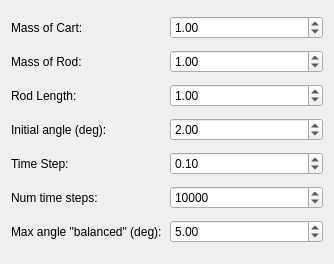
<?xml version="1.0" encoding="UTF-8"?>
<ui version="4.0">
 <class>Form</class>
 <widget class="QWidget" name="Form">
  <property name="geometry">
   <rect>
    <x>0</x>
    <y>0</y>
    <width>334</width>
    <height>264</height>
   </rect>
  </property>
  <property name="windowTitle">
   <string>Form</string>
  </property>
  <layout class="QGridLayout" name="gridLayout">
   <item row="0" column="0">
    <widget class="QLabel" name="label">
     <property name="text">
      <string>Mass of Cart:</string>
     </property>
    </widget>
   </item>
   <item row="0" column="1">
    <widget class="QDoubleSpinBox" name="mass_cart">
     <property name="minimum">
      <double>0.010000000000000</double>
     </property>
     <property name="value">
      <double>1.000000000000000</double>
     </property>
    </widget>
   </item>
   <item row="1" column="0">
    <widget class="QLabel" name="label_2">
     <property name="text">
      <string>Mass of Rod:</string>
     </property>
    </widget>
   </item>
   <item row="1" column="1">
    <widget class="QDoubleSpinBox" name="mass_rod">
     <property name="minimum">
      <double>0.010000000000000</double>
     </property>
     <property name="value">
      <double>1.000000000000000</double>
     </property>
    </widget>
   </item>
   <item row="2" column="0">
    <widget class="QLabel" name="label_3">
     <property name="text">
      <string>Rod Length:</string>
     </property>
    </widget>
   </item>
   <item row="2" column="1">
    <widget class="QDoubleSpinBox" name="rod_length">
     <property name="minimum">
      <double>0.010000000000000</double>
     </property>
     <property name="value">
      <double>1.000000000000000</double>
     </property>
    </widget>
   </item>
   <item row="3" column="0">
    <widget class="QLabel" name="label_4">
     <property name="text">
      <string>Initial angle (deg):</string>
     </property>
    </widget>
   </item>
   <item row="3" column="1">
    <widget class="QDoubleSpinBox" name="initial_angle">
     <property name="minimum">
      <double>-100.000000000000000</double>
     </property>
     <property name="maximum">
      <double>100.000000000000000</double>
     </property>
     <property name="value">
      <double>2.000000000000000</double>
     </property>
    </widget>
   </item>
   <item row="4" column="0">
    <widget class="QLabel" name="label_5">
     <property name="text">
      <string>Time Step:</string>
     </property>
    </widget>
   </item>
   <item row="4" column="1">
    <widget class="QDoubleSpinBox" name="delta_t">
     <property name="minimum">
      <double>0.010000000000000</double>
     </property>
     <property name="singleStep">
      <double>0.010000000000000</double>
     </property>
     <property name="value">
      <double>0.100000000000000</double>
     </property>
    </widget>
   </item>
   <item row="5" column="0">
    <widget class="QLabel" name="label_6">
     <property name="text">
      <string>Num time steps:</string>
     </property>
    </widget>
   </item>
   <item row="5" column="1">
    <widget class="QSpinBox" name="num_time_steps">
     <property name="minimum">
      <number>10</number>
     </property>
     <property name="maximum">
      <number>1000000</number>
     </property>
     <property name="singleStep">
      <number>100</number>
     </property>
     <property name="value">
      <number>10000</number>
     </property>
    </widget>
   </item>
   <item row="6" column="0">
    <widget class="QLabel" name="label_7">
     <property name="text">
      <string>Max angle &quot;balanced&quot; (deg):</string>
     </property>
    </widget>
   </item>
   <item row="6" column="1">
    <widget class="QDoubleSpinBox" name="max_angle_balanced">
     <property name="minimum">
      <double>0.010000000000000</double>
     </property>
     <property name="maximum">
      <double>90.000000000000000</double>
     </property>
     <property name="value">
      <double>5.000000000000000</double>
     </property>
    </widget>
   </item>
  </layout>
 </widget>
 <resources/>
 <connections/>
</ui>
